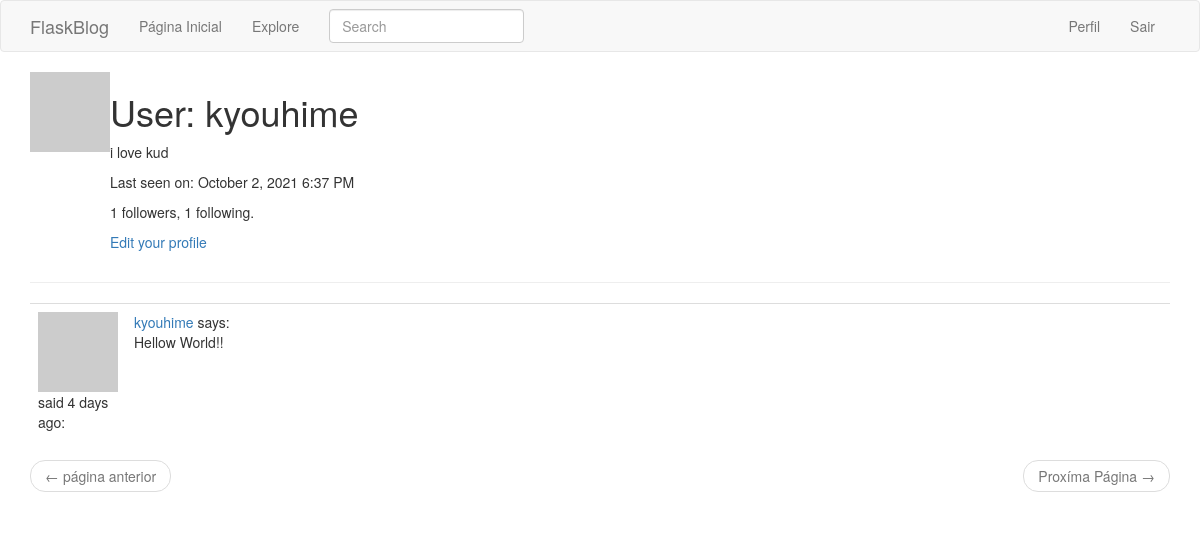
/user/kyouhime (signed in), run on an earlier commit of the app's database.
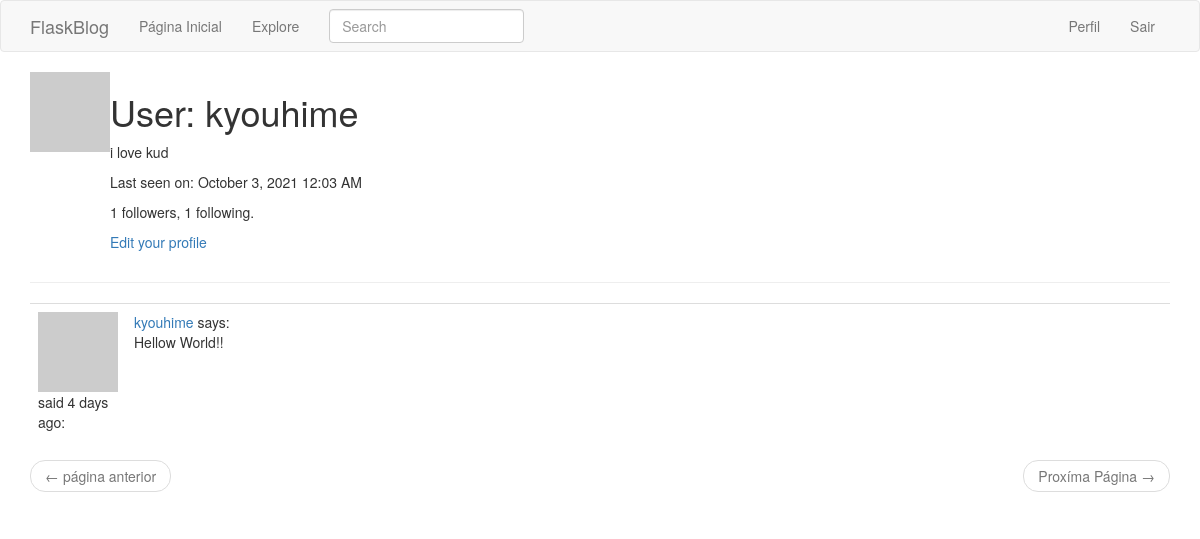
And on a later commit of the database.
### app/models.py (models this page shows, shortened)
class User(UserMixin, db.Model):
    id = db.Column(db.Integer, primary_key=True)
    username = db.Column(db.String(64), index=True, unique=True)
    email = db.Column(db.String(120), index=True, unique=True)
    password_hash = db.Column(db.String(128))
    posts = db.relationship('Post', backref='author', lazy='dynamic')
    about_me = db.Column(db.String(140))
    last_seen = db.Column(db.DateTime, default=datetime.utcnow)
    followed = db.relationship(
        'User', secondary=followers,
        primaryjoin=(followers.c.follower_id == id),
        secondaryjoin=(followers.c.followed_id == id),
        backref=db.backref('followers', lazy='dynamic'), lazy='dynamic'
    )
    def avatar(self, size):
        digest = md5(self.email.lower().encode('utf-8')).hexdigest()
        return 'https://www.gravatar.com/avatar/{}?d=identicon&s={}'.format(
            digest, size)

class SearchableMixin(object):
    @classmethod
    def before_commit(cls, session):
        session._changes = {
            'add': list(session.new),
            'update': list(session.dirty),
            'delete': list(session.deleted)
        }
    @classmethod
    def after_commit(cls, session):
        for obj in session._changes['add']:
            if isinstance(obj, SearchableMixin):
                add_to_index(obj.__tablename__, obj)
        for obj in session._changes['update']:
            if isinstance(obj, SearchableMixin):
                add_to_index(obj.__tablename__, obj)
        for obj in session._changes['delete']:
            if isinstance(obj, SearchableMixin):
                remove_from_index(obj.__tablename__, obj)
        session._changes = None

class Post(SearchableMixin, db.Model):
    __searchable__ = ['body']
    id = db.Column(db.Integer, primary_key=True)
    body = db.Column(db.String(140))
    timestamp = db.Column(db.DateTime, index=True, default=datetime.utcnow)
    user_id = db.Column(db.Integer, db.ForeignKey('user.id'))

### app/main/routes.py (the view)
@bp.route('/user/<username>')
@login_required
def user(username):
    user = User.query.filter_by(username=username).first_or_404()
    page = request.args.get('page', 1, type=int)
    posts = user.posts.order_by(Post.timestamp.desc()).paginate(
        page, current_app.config['POSTS_PER_PAGE'], False)
    next_url = url_for('main.user', username=user.username, page=posts.next_num) \
        if posts.has_next else None
    prev_url = url_for('mainuser', username=user.username, page=posts.prev_num) \
        if posts.has_prev else None
    form = EmptyForm()
    return render_template('user.html', user=user, posts=posts.items,
                           next_url=next_url, prev_url=prev_url, form=form)

### app/main/forms.py
class SearchForm(FlaskForm):
    q = StringField(('Search'), validators=[DataRequired()])
    def __init__(self, *args, **kwargs):
        if 'formdata' not in kwargs:
            kwargs['formdata'] = request.args
        if 'csrf_enabled' not in kwargs:
            kwargs['csrf_enabled'] = False
        super(SearchForm, self).__init__(*args, **kwargs)

class EmptyForm(FlaskForm):
    submit = SubmitField('Submit')

### app/main/routes.py (called while the page is built)
@bp.before_request
def before_request():
    if current_user.is_authenticated:
        current_user.last_seen = datetime.utcnow()
        db.session.commit()
        g.search_form = SearchForm()

### app/models.py (called while the page is built)
@login.user_loader
def load_user(id):
    return User.query.get(int(id))

### app/templates/user.html (shortened to what this page needs)
{% extends "base.html" %}
{% block app_content %}
    <table>
        <tr valign="top">
            <td><img src="{{ user.avatar(128) }}"></td>
            <td>
                <h1>User: {{ user.username }}</h1>
                {% if user.about_me %}<p>{{ user.about_me }}</p>{% endif %}
                {% if user.last_seen %}
                <p>Last seen on: {{ moment(user.last_seen).format('LLL') }}</p>
                {% endif %}
                <p>{{ user.followers.count() }} followers, {{ user.followed.count() }} following.</p>
                {% if user == current_user %}
                <p><a href="{{ url_for('main.edit_profile') }}">Edit your profile</a></p>
                {% endif %}
            </td>
        </tr>
    </table>
    <hr>
    {% for post in posts %}
        {% include '_post.html' %}
    {% endfor %}
    <nav aria-label="...">
        <ul class="pager">
            <li class="previous{% if not prev_url %} disabled{% endif %}">
                <a href="{{ prev_url or '#' }}">
                    <span aria-hidden="true">&larr;</span> página anterior
                </a>
            </li>
            <li class="next{% if not next_url %} disabled{% endif %}">
                <a href="{{ next_url or '#' }}">
                    Proxíma Página <span aria-hidden="true">&rarr;</span>
                </a>
            </li>
        </ul>
    </nav>
{% endblock %}

### app/templates/base.html (shortened to what this page needs)
{% extends 'bootstrap/base.html' %}
{% block navbar %}
    <nav class="navbar navbar-default">
        <div class="container">
            <div class="navbar-header">
                <a class="navbar-brand" href="{{ url_for('main.index') }}">FlaskBlog</a>
            </div>
            <div class="collapse navbar-collapse" id="bs-example-navbar-collapse-1">
                <ul class="nav navbar-nav">
                    <li><a href="{{ url_for('main.index') }}">Página Inicial</a></li>
                    <li><a href="{{ url_for('main.explore') }}">Explore</a></li>
                </ul>
                {% if g.search_form %}
                <form class="navbar-form navbar-left" method="get"
                        action="{{ url_for('main.search') }}">
                    <div class="form-group">
                        {{ g.search_form.q(size=20, class='form-control',
                            placeholder=g.search_form.q.label.text) }}
                    </div>
                </form>
                {% endif %}
                <ul class="nav navbar-nav navbar-right">
                    {% if current_user.is_anonymous %}
                    <li><a href="{{ url_for('auth.login') }}">Login</a></li>
                    {% else %}
                    <li><a href="{{ url_for('main.user', username=current_user.username) }}">Perfil</a></li>
                    <li><a href="{{ url_for('auth.logout') }}">Sair</a></li>
                    {% endif %}
                </ul>
            </div>
        </div>
    </nav>
{% endblock %}
{% block content %}
    <div class="container">
        {% block app_content %}{% endblock %}
    </div>
{% endblock %}

### app/templates/_post.html
<table class="table table-hover">
    <tr>
        <td width="70px">
            <a href="{{ url_for('main.user', username=post.author.username) }}">
                <img src="{{ post.author.avatar(70) }}" />
            </a>
            said {{ moment(post.timestamp).fromNow() }}:
            <br>
        </td>
        <td>
            <a href="{{ url_for('main.user', username=post.author.username) }}">
                {{ post.author.username }}
            </a>
            says:
            <br>
            {{ post.body }}
        </td>
    </tr>
</table>

What changed in the data, as far as the page shows it:
changed User "kyouhime": last_seen "October 2, 2021 6:37 PM" → "October 3, 2021 12:03 AM"
